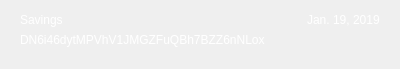
<?xml version="1.0" encoding="UTF-8"?>
<ui version="4.0">
 <class>MyAddressRow</class>
 <widget class="QWidget" name="MyAddressRow">
  <property name="geometry">
   <rect>
    <x>0</x>
    <y>0</y>
    <width>400</width>
    <height>69</height>
   </rect>
  </property>
  <property name="windowTitle">
   <string>Form</string>
  </property>
  <layout class="QVBoxLayout" name="verticalLayout">
   <property name="spacing">
    <number>0</number>
   </property>
   <property name="leftMargin">
    <number>20</number>
   </property>
   <property name="topMargin">
    <number>10</number>
   </property>
   <property name="rightMargin">
    <number>20</number>
   </property>
   <property name="bottomMargin">
    <number>20</number>
   </property>
   <item>
    <layout class="QHBoxLayout" name="horizontalLayout">
     <item>
      <widget class="QLabel" name="labelName">
       <property name="styleSheet">
        <string notr="true">color:white;</string>
       </property>
       <property name="text">
        <string>Savings</string>
       </property>
      </widget>
     </item>
     <item>
      <spacer name="horizontalSpacer">
       <property name="orientation">
        <enum>Qt::Horizontal</enum>
       </property>
       <property name="sizeHint" stdset="0">
        <size>
         <width>40</width>
         <height>20</height>
        </size>
       </property>
      </spacer>
     </item>
     <item>
      <widget class="QLabel" name="labelDate">
       <property name="styleSheet">
        <string notr="true">color:white;</string>
       </property>
       <property name="text">
        <string>Jan. 19, 2019</string>
       </property>
      </widget>
     </item>
    </layout>
   </item>
   <item>
    <widget class="QLabel" name="labelAddress">
     <property name="styleSheet">
      <string notr="true">color:white;</string>
     </property>
     <property name="text">
      <string>DN6i46dytMPVhV1JMGZFuQBh7BZZ6nNLox</string>
     </property>
    </widget>
   </item>
  </layout>
 </widget>
 <resources/>
 <connections/>
</ui>
